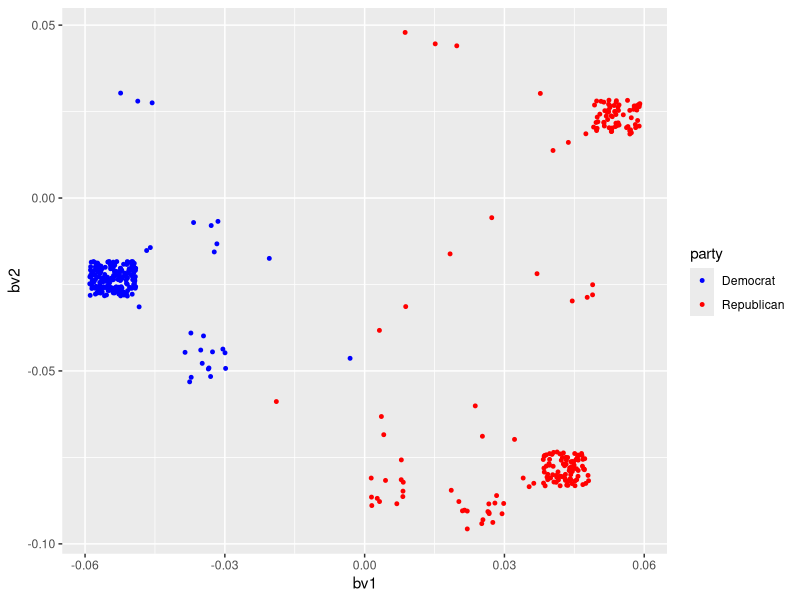
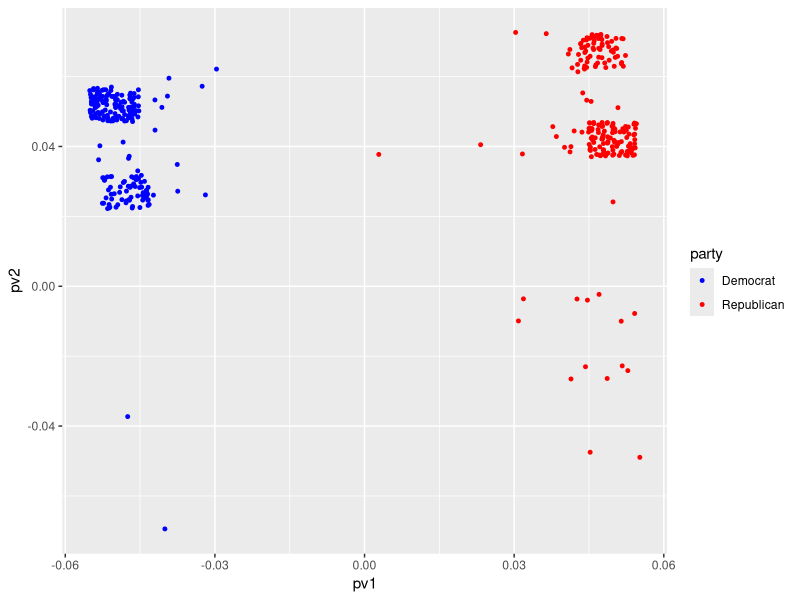
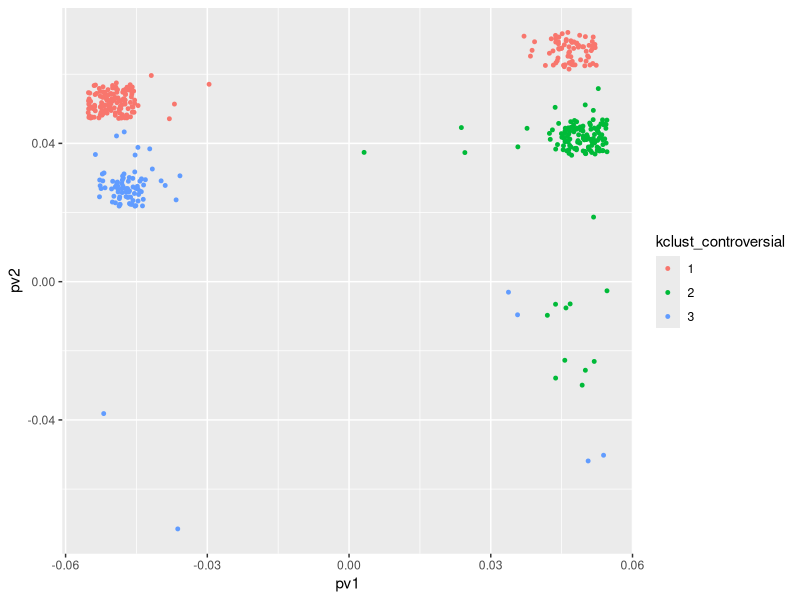
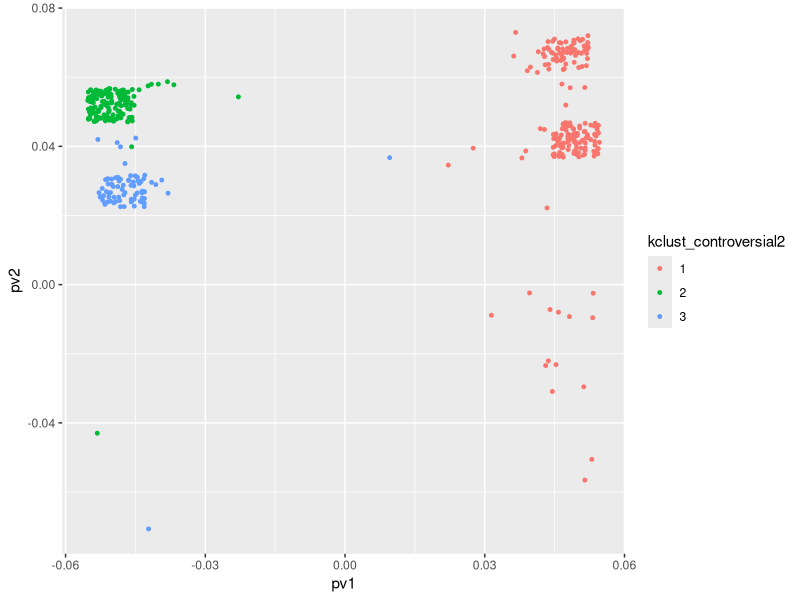
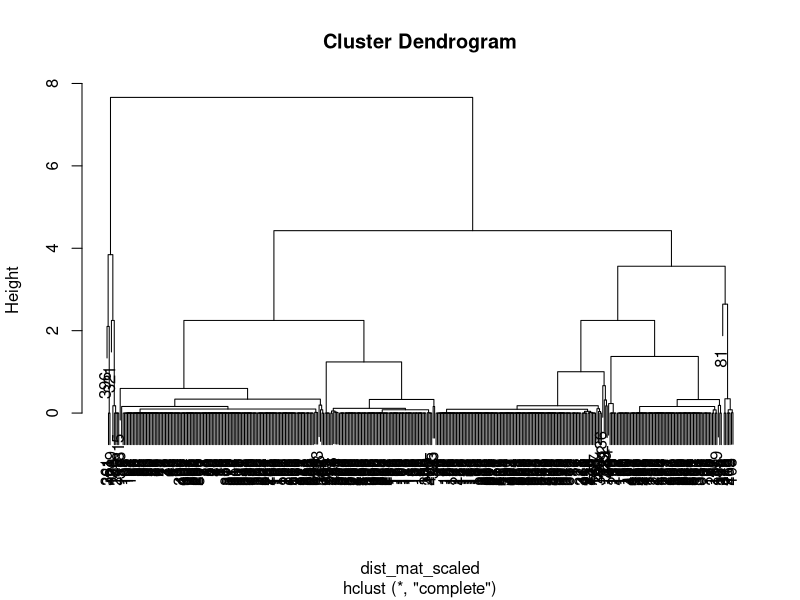
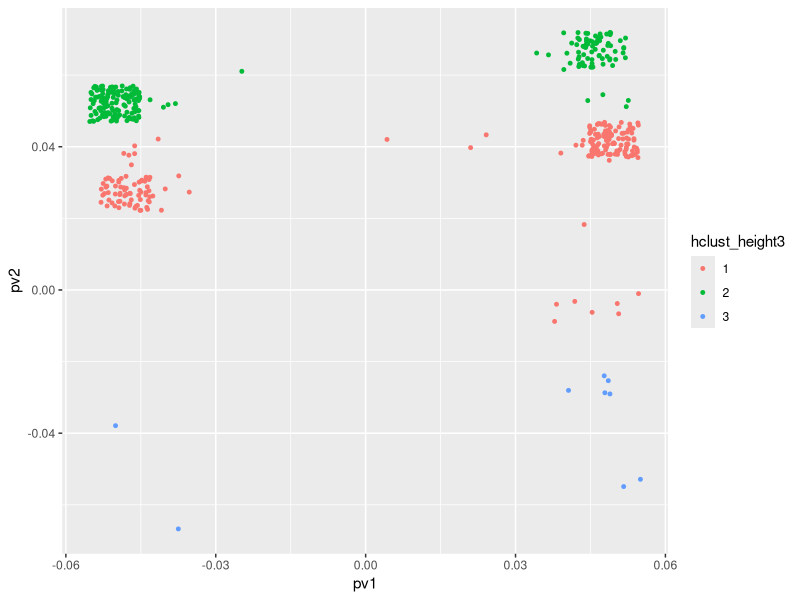
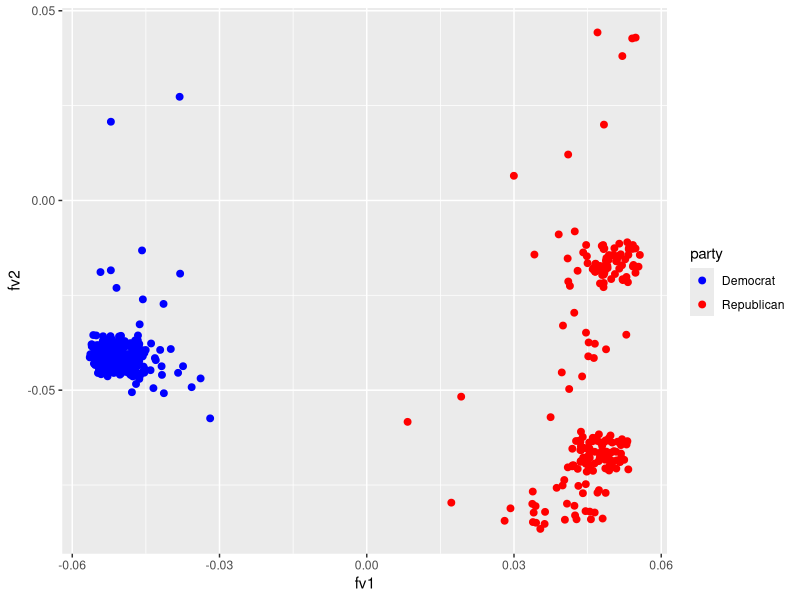

Here is the R script that generated these plots, in order:
## ---- chunk 1
knitr::opts_chunk$set(echo = TRUE)
## ---- chunk 2
library(readr)
library(ggplot2)
library(dplyr)
## ---- chunk 3
matrix<-read.csv("fullmatrix.csv")

B<-as.matrix(matrix[1:429,4:9])
btb<-t(B)%*%B
btb
eigen(btb)
## ---- chunk 4
bu1<-svd(btb)$u[,1]/norm(svd(btb)$u[,1],'2') #normalized dominate eigenvector
bu2<-svd(btb)$u[,2]/norm(svd(btb)$u[,2], '2') #normalized second eigenvector
btbval <- svd(btb)$d
head(bu1)

## ---- chunk 5
btbval/sum(btbval)
## ---- chunk 6
bbt <- B %*% t(B)
bv1 <- eigen(bbt)$vectors[,1]/norm(eigen(bbt)$vectors[,1],'2') #normalized v1
bv2 <- eigen(bbt)$vectors[,2]/norm(eigen(bbt)$vectors[,2],'2') #normalized v2

marijuana <- data.frame(
  name = matrix[1:429,2],
  party = matrix[1:429,3],
  bv1 = bv1,
  bv2 = bv2
)


ggplot() + 
  geom_jitter(data = marijuana, aes(x = bv1, y = bv2, color = party),size=1,height=.005,width=.005) +
  scale_color_manual(values = c("Democrat" = "blue", "Republican" = "red"))

## ---- chunk 7
Bappro <- sqrt(eigen(btb)$values[1]) * bu1 %*% t(bv1) + sqrt(eigen(btb)$values[2]) * bu2 %*% t(bv2)
Bappro
## ---- chunk 8
P<-as.matrix(matrix[1:429,10:24])
ptp<-t(P)%*%P
ptp
eigen(ptp)

pu1<-svd(ptp)$u[,1]/norm(svd(ptp)$u[,1],'2') #normalized dominate eigenvector
pu2<-svd(ptp)$u[,2]/norm(svd(ptp)$u[,2],'2') #normalized second eigenvector
ptpval <- svd(ptp)$d
## ---- chunk 9
ptpval/sum(ptpval)
## ---- chunk 10
ppt <- P %*% t(P)
pv1 <- eigen(ppt)$vectors[,1]/norm(eigen(ppt)$vectors[,1],'2') #normalized v1
pv2 <- eigen(ppt)$vectors[,2]/norm(eigen(ppt)$vectors[,2],'2') #normalized v2
pv3 <- eigen(ppt)$vectors[,3]/norm(eigen(ppt)$vectors[,3],'2') #normalized v3
controversial <- data.frame(
  name = matrix[1:429,2],
  party = matrix[1:429,3],
  pv1 = pv1,
  pv2 = pv2,
  pv3 = pv3
)
## ---- chunk 11
ggplot(controversial,aes(pv1,pv2)) + 
  geom_jitter(aes(color = party),size=1,width=.005,height=.005) +
  scale_color_manual(values = c("Democrat" = "blue", "Republican" = "red"))
## ---- chunk 12
Pappro <- sqrt(eigen(ptp)$values[1]) * pu1 %*% t(pv1) + sqrt(eigen(ptp)$values[2]) * pu2 %*% t(pv2)
Pappro
## ---- chunk 13
P_upperRepub <- filter(controversial,controversial$pv1 > 0, controversial$pv2 > 0.06)
#View(P_upperRepub)
P_upperRepub$name
## ---- chunk 14
P_lowerRepub <- filter(controversial, controversial$pv1 > 0.04, controversial$pv2< 0.05, controversial$pv2 > 0.03)
#View(P_lowerRepub)
P_lowerRepub$name
## ---- chunk 15
B_upperRepub <- filter(marijuana, marijuana$bv1 > 0.045, marijuana$bv2 > 0.018, marijuana$bv2 < 0.03)
#View(B_upperRepub)
B_upperRepub$name
## ---- chunk 16
B_lowerRepub <- filter(marijuana, marijuana$bv1 > 0.036, marijuana$bv2 < -0.07, marijuana$bv2 > -0.09)
#View(B_lowerRepub)
B_lowerRepub$name
## ---- chunk 17
intersect(B_upperRepub$name,P_upperRepub$name)
## ---- chunk 18
intersect(B_lowerRepub$name,P_lowerRepub$name)
## ---- chunk 19
intersect(B_upperRepub$name,P_lowerRepub$name)
## ---- chunk 20
intersect(B_lowerRepub$name,P_upperRepub$name)
## ---- chunk 21
controversial_k<-controversial%>% 
  select(pv1,pv2,pv3)
set.seed(169)
kclust_controversial<-kmeans(scale(controversial_k),centers=3)

head(kclust_controversial)


controversial<-controversial%>%
  mutate(kclust_controversial=as.factor(kclust_controversial$cluster))
ggplot(controversial,aes(pv1,pv2)) + 
  geom_jitter(aes(color = kclust_controversial),size=1,width=.005,height=.005) 
controversial$pv3
## ---- chunk 22
kclust_controversial2<-kmeans(controversial_k,centers=3)
head(kclust_controversial2)
controversial<-controversial%>%
  mutate(kclust_controversial2=as.factor(kclust_controversial2$cluster))
ggplot(controversial,aes(pv1,pv2)) + 
  geom_jitter(aes(color = kclust_controversial2),size=1,width=.005,height=.005) 
controversial$pv3
## ---- chunk 23
dist_mat_scaled<-dist(scale(controversial_k))
hc_complete<-hclust(dist_mat_scaled,method="complete")
plot(hc_complete)
controversial<-controversial%>%
  mutate(hclust_height3=factor(cutree(hc_complete,h=4)))
ggplot(controversial,aes(pv1,pv2)) + 
  geom_jitter(aes(color = hclust_height3),size=1,width=.005,height=.005)
## ---- chunk 24
Ful<-as.matrix(matrix[1:429,4:24])
ftf<-t(Ful)%*%Ful
ftf
eigen(ftf)

fu1<-svd(ftf)$u[,1]/norm(svd(ftf)$u[,1],'2') #normalized dominate eigenvector
fu2<-svd(ftf)$u[,2]/norm(svd(ftf)$u[,2],'2') #normalized second eigenvector
ftfval <- svd(ftf)$d
head(fu1)


ftfval/sum(ftfval)

fft <- Ful %*% t(Ful)
fv1 <- eigen(fft)$vectors[,1]/norm(eigen(fft)$vectors[,1],'2') #normalized v1
fv1
fv2 <- eigen(fft)$vectors[,2]/norm(eigen(fft)$vectors[,2],'2') #normalized v2

full <- data.frame(
  party = matrix[1:429,3],
  fv1 = fv1,
  fv2 = fv2
)


ggplot() + 
  geom_jitter(data = full, aes(x = fv1, y = fv2, color = party,label=controversial$name),size=2,width=.005,height=.005)+
  geom_text()+
  scale_color_manual(values = c("Democrat" = "blue", "Republican" = "red"))
## ---- chunk 25
Fappro <- sqrt(eigen(ftf)$values[1]) * fu1 %*% t(fv1) + sqrt(eigen(ftf)$values[2]) * fu2 %*% t(fv2)
Fappro
